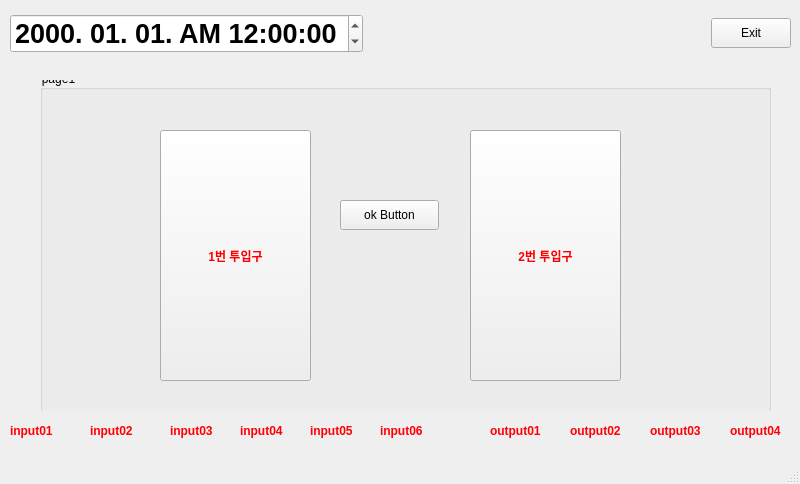
<?xml version="1.0" encoding="UTF-8"?>
<ui version="4.0">
 <class>MainWindow</class>
 <widget class="QMainWindow" name="MainWindow">
  <property name="geometry">
   <rect>
    <x>0</x>
    <y>0</y>
    <width>800</width>
    <height>484</height>
   </rect>
  </property>
  <property name="windowTitle">
   <string>MainWindow</string>
  </property>
  <widget class="QWidget" name="centralwidget">
   <widget class="QStackedWidget" name="stackedWidget">
    <property name="geometry">
     <rect>
      <x>0</x>
      <y>80</y>
      <width>791</width>
      <height>331</height>
     </rect>
    </property>
    <property name="font">
     <font>
      <pointsize>12</pointsize>
      <weight>75</weight>
      <italic>true</italic>
      <bold>true</bold>
     </font>
    </property>
    <property name="styleSheet">
     <string notr="true">color: rgb(0, 0, 0);</string>
    </property>
    <property name="currentIndex">
     <number>0</number>
    </property>
    <widget class="QWidget" name="page1">
     <widget class="QGroupBox" name="groupBox1">
      <property name="geometry">
       <rect>
        <x>40</x>
        <y>-10</y>
        <width>731</width>
        <height>471</height>
       </rect>
      </property>
      <property name="title">
       <string>page1</string>
      </property>
      <widget class="QPushButton" name="pushButton_silo1">
       <property name="geometry">
        <rect>
         <x>120</x>
         <y>60</y>
         <width>151</width>
         <height>251</height>
        </rect>
       </property>
       <property name="font">
        <font>
         <weight>75</weight>
         <bold>true</bold>
        </font>
       </property>
       <property name="styleSheet">
        <string notr="true">color: rgb(255, 0, 0);</string>
       </property>
       <property name="text">
        <string>1번 투입구</string>
       </property>
      </widget>
      <widget class="QPushButton" name="pushButton_silo2">
       <property name="geometry">
        <rect>
         <x>430</x>
         <y>60</y>
         <width>151</width>
         <height>251</height>
        </rect>
       </property>
       <property name="font">
        <font>
         <weight>75</weight>
         <bold>true</bold>
        </font>
       </property>
       <property name="styleSheet">
        <string notr="true">color:rgb(255, 0, 0)</string>
       </property>
       <property name="text">
        <string>2번 투입구</string>
       </property>
      </widget>
      <widget class="QPushButton" name="pushButton_ok1">
       <property name="geometry">
        <rect>
         <x>300</x>
         <y>130</y>
         <width>99</width>
         <height>30</height>
        </rect>
       </property>
       <property name="text">
        <string>ok Button</string>
       </property>
      </widget>
     </widget>
    </widget>
    <widget class="QWidget" name="page2">
     <widget class="QGroupBox" name="groupBox2">
      <property name="geometry">
       <rect>
        <x>20</x>
        <y>10</y>
        <width>731</width>
        <height>321</height>
       </rect>
      </property>
      <property name="title">
       <string>page2</string>
      </property>
      <widget class="QLabel" name="label">
       <property name="geometry">
        <rect>
         <x>50</x>
         <y>40</y>
         <width>261</width>
         <height>51</height>
        </rect>
       </property>
       <property name="text">
        <string>card1 number ok?</string>
       </property>
      </widget>
      <widget class="QTextEdit" name="textEdit_card1">
       <property name="enabled">
        <bool>false</bool>
       </property>
       <property name="geometry">
        <rect>
         <x>30</x>
         <y>90</y>
         <width>181</width>
         <height>30</height>
        </rect>
       </property>
       <property name="maximumSize">
        <size>
         <width>16777215</width>
         <height>30</height>
        </size>
       </property>
       <property name="frameShape">
        <enum>QFrame::WinPanel</enum>
       </property>
      </widget>
      <widget class="QTextEdit" name="textEdit_card2">
       <property name="enabled">
        <bool>false</bool>
       </property>
       <property name="geometry">
        <rect>
         <x>480</x>
         <y>90</y>
         <width>181</width>
         <height>30</height>
        </rect>
       </property>
       <property name="maximumSize">
        <size>
         <width>16777215</width>
         <height>30</height>
        </size>
       </property>
       <property name="frameShape">
        <enum>QFrame::WinPanel</enum>
       </property>
      </widget>
      <widget class="QLabel" name="label_2">
       <property name="geometry">
        <rect>
         <x>510</x>
         <y>40</y>
         <width>261</width>
         <height>51</height>
        </rect>
       </property>
       <property name="text">
        <string>card2 number ok?</string>
       </property>
      </widget>
      <widget class="QLabel" name="label_9">
       <property name="geometry">
        <rect>
         <x>270</x>
         <y>200</y>
         <width>261</width>
         <height>51</height>
        </rect>
       </property>
       <property name="text">
        <string>카드를 넣어주세요</string>
       </property>
      </widget>
     </widget>
    </widget>
    <widget class="QWidget" name="page3">
     <widget class="QGroupBox" name="groupBox3">
      <property name="geometry">
       <rect>
        <x>40</x>
        <y>10</y>
        <width>731</width>
        <height>471</height>
       </rect>
      </property>
      <property name="title">
       <string>page3</string>
      </property>
      <widget class="QPushButton" name="pushButton_silo3">
       <property name="geometry">
        <rect>
         <x>150</x>
         <y>70</y>
         <width>151</width>
         <height>251</height>
        </rect>
       </property>
       <property name="font">
        <font>
         <weight>75</weight>
         <bold>true</bold>
        </font>
       </property>
       <property name="styleSheet">
        <string notr="true">color: rgb(0, 255, 0);</string>
       </property>
       <property name="text">
        <string>1번 투입구</string>
       </property>
      </widget>
      <widget class="QPushButton" name="pushButton_silo4">
       <property name="geometry">
        <rect>
         <x>440</x>
         <y>70</y>
         <width>151</width>
         <height>251</height>
        </rect>
       </property>
       <property name="font">
        <font>
         <weight>75</weight>
         <bold>true</bold>
        </font>
       </property>
       <property name="styleSheet">
        <string notr="true">color: rgb(0, 255, 0);</string>
       </property>
       <property name="text">
        <string>2번 투입구</string>
       </property>
      </widget>
      <widget class="QLCDNumber" name="lcdNumber_open2">
       <property name="geometry">
        <rect>
         <x>470</x>
         <y>80</y>
         <width>101</width>
         <height>41</height>
        </rect>
       </property>
       <property name="styleSheet">
        <string notr="true">color:rgb(255, 0, 4)</string>
       </property>
      </widget>
      <widget class="QLabel" name="label_3">
       <property name="geometry">
        <rect>
         <x>150</x>
         <y>40</y>
         <width>151</width>
         <height>21</height>
        </rect>
       </property>
       <property name="text">
        <string>밸브 open 남은시간</string>
       </property>
      </widget>
      <widget class="QLabel" name="label_8">
       <property name="geometry">
        <rect>
         <x>440</x>
         <y>40</y>
         <width>151</width>
         <height>21</height>
        </rect>
       </property>
       <property name="text">
        <string>밸브 open 남은시간</string>
       </property>
      </widget>
      <widget class="QLCDNumber" name="lcdNumber_open1">
       <property name="geometry">
        <rect>
         <x>170</x>
         <y>80</y>
         <width>101</width>
         <height>41</height>
        </rect>
       </property>
       <property name="styleSheet">
        <string notr="true">color:rgb(255, 0, 4)</string>
       </property>
      </widget>
     </widget>
    </widget>
    <widget class="QWidget" name="page4">
     <widget class="QGroupBox" name="groupBox4">
      <property name="geometry">
       <rect>
        <x>30</x>
        <y>20</y>
        <width>731</width>
        <height>471</height>
       </rect>
      </property>
      <property name="title">
       <string>page4</string>
      </property>
      <widget class="QPushButton" name="pushButton_silo5">
       <property name="geometry">
        <rect>
         <x>180</x>
         <y>50</y>
         <width>151</width>
         <height>251</height>
        </rect>
       </property>
       <property name="font">
        <font>
         <weight>75</weight>
         <bold>true</bold>
        </font>
       </property>
       <property name="styleSheet">
        <string notr="true">color: rgb(0, 255, 0);</string>
       </property>
       <property name="text">
        <string>1번 투입구</string>
       </property>
      </widget>
      <widget class="QPushButton" name="pushButton_silo6">
       <property name="geometry">
        <rect>
         <x>450</x>
         <y>50</y>
         <width>151</width>
         <height>251</height>
        </rect>
       </property>
       <property name="font">
        <font>
         <weight>75</weight>
         <bold>true</bold>
        </font>
       </property>
       <property name="styleSheet">
        <string notr="true">color: rgb(0, 255, 0);</string>
       </property>
       <property name="text">
        <string>2번 투입구</string>
       </property>
      </widget>
      <widget class="QLabel" name="label_4">
       <property name="geometry">
        <rect>
         <x>220</x>
         <y>70</y>
         <width>81</width>
         <height>22</height>
        </rect>
       </property>
       <property name="text">
        <string>1번 투입중</string>
       </property>
      </widget>
      <widget class="QLabel" name="label_5">
       <property name="geometry">
        <rect>
         <x>480</x>
         <y>70</y>
         <width>81</width>
         <height>22</height>
        </rect>
       </property>
       <property name="text">
        <string>2번 투입중</string>
       </property>
      </widget>
      <widget class="QTimeEdit" name="timeEdit_2">
       <property name="geometry">
        <rect>
         <x>0</x>
         <y>40</y>
         <width>118</width>
         <height>32</height>
        </rect>
       </property>
       <property name="displayFormat">
        <string>hh:mm:ss</string>
       </property>
      </widget>
      <widget class="QLCDNumber" name="lcdNumber_open4">
       <property name="geometry">
        <rect>
         <x>470</x>
         <y>0</y>
         <width>101</width>
         <height>41</height>
        </rect>
       </property>
       <property name="styleSheet">
        <string notr="true">color:rgb(255, 0, 4)</string>
       </property>
      </widget>
      <widget class="QLCDNumber" name="lcdNumber_open3">
       <property name="geometry">
        <rect>
         <x>210</x>
         <y>0</y>
         <width>101</width>
         <height>41</height>
        </rect>
       </property>
       <property name="styleSheet">
        <string notr="true">color:rgb(255, 0, 4)</string>
       </property>
      </widget>
     </widget>
    </widget>
    <widget class="QWidget" name="page5">
     <widget class="QGroupBox" name="groupBox5">
      <property name="geometry">
       <rect>
        <x>30</x>
        <y>20</y>
        <width>731</width>
        <height>471</height>
       </rect>
      </property>
      <property name="title">
       <string>page5</string>
      </property>
      <widget class="QPushButton" name="pushButton_silo7">
       <property name="geometry">
        <rect>
         <x>190</x>
         <y>50</y>
         <width>151</width>
         <height>251</height>
        </rect>
       </property>
       <property name="font">
        <font>
         <weight>75</weight>
         <bold>true</bold>
        </font>
       </property>
       <property name="styleSheet">
        <string notr="true">color: rgb(0, 255, 0);</string>
       </property>
       <property name="text">
        <string>1번 투입구</string>
       </property>
      </widget>
      <widget class="QPushButton" name="pushButton_silo8">
       <property name="geometry">
        <rect>
         <x>480</x>
         <y>50</y>
         <width>151</width>
         <height>251</height>
        </rect>
       </property>
       <property name="font">
        <font>
         <weight>75</weight>
         <bold>true</bold>
        </font>
       </property>
       <property name="styleSheet">
        <string notr="true">color: rgb(0, 255, 0);</string>
       </property>
       <property name="text">
        <string>2번 투입구</string>
       </property>
      </widget>
      <widget class="QLCDNumber" name="lcdNumber_open5">
       <property name="geometry">
        <rect>
         <x>210</x>
         <y>70</y>
         <width>101</width>
         <height>41</height>
        </rect>
       </property>
       <property name="styleSheet">
        <string notr="true">color:rgb(255, 0, 4)</string>
       </property>
      </widget>
      <widget class="QLCDNumber" name="lcdNumber_open6">
       <property name="geometry">
        <rect>
         <x>510</x>
         <y>60</y>
         <width>101</width>
         <height>41</height>
        </rect>
       </property>
       <property name="styleSheet">
        <string notr="true">color:rgb(255, 0, 4)</string>
       </property>
      </widget>
      <widget class="QLabel" name="label_6">
       <property name="geometry">
        <rect>
         <x>190</x>
         <y>20</y>
         <width>151</width>
         <height>22</height>
        </rect>
       </property>
       <property name="text">
        <string>밸브 close 남은시간</string>
       </property>
      </widget>
      <widget class="QLabel" name="label_7">
       <property name="geometry">
        <rect>
         <x>480</x>
         <y>20</y>
         <width>151</width>
         <height>22</height>
        </rect>
       </property>
       <property name="text">
        <string>밸브 close 남은시간</string>
       </property>
      </widget>
     </widget>
    </widget>
   </widget>
   <widget class="QWidget" name="horizontalLayoutWidget">
    <property name="geometry">
     <rect>
      <x>10</x>
      <y>10</y>
      <width>781</width>
      <height>47</height>
     </rect>
    </property>
    <layout class="QHBoxLayout" name="horizontalLayout" stretch="0,0,0">
     <item>
      <widget class="QDateTimeEdit" name="dateTimeEdit">
       <property name="maximumSize">
        <size>
         <width>600</width>
         <height>16777215</height>
        </size>
       </property>
       <property name="palette">
        <palette>
         <active>
          <colorrole role="WindowText">
           <brush brushstyle="SolidPattern">
            <color alpha="255">
             <red>0</red>
             <green>0</green>
             <blue>0</blue>
            </color>
           </brush>
          </colorrole>
          <colorrole role="Midlight">
           <brush brushstyle="SolidPattern">
            <color alpha="255">
             <red>222</red>
             <green>222</green>
             <blue>222</blue>
            </color>
           </brush>
          </colorrole>
          <colorrole role="Text">
           <brush brushstyle="SolidPattern">
            <color alpha="255">
             <red>0</red>
             <green>0</green>
             <blue>0</blue>
            </color>
           </brush>
          </colorrole>
          <colorrole role="ButtonText">
           <brush brushstyle="SolidPattern">
            <color alpha="255">
             <red>0</red>
             <green>0</green>
             <blue>0</blue>
            </color>
           </brush>
          </colorrole>
         </active>
         <inactive>
          <colorrole role="WindowText">
           <brush brushstyle="SolidPattern">
            <color alpha="255">
             <red>0</red>
             <green>0</green>
             <blue>0</blue>
            </color>
           </brush>
          </colorrole>
          <colorrole role="Midlight">
           <brush brushstyle="SolidPattern">
            <color alpha="255">
             <red>222</red>
             <green>222</green>
             <blue>222</blue>
            </color>
           </brush>
          </colorrole>
          <colorrole role="Text">
           <brush brushstyle="SolidPattern">
            <color alpha="255">
             <red>0</red>
             <green>0</green>
             <blue>0</blue>
            </color>
           </brush>
          </colorrole>
          <colorrole role="ButtonText">
           <brush brushstyle="SolidPattern">
            <color alpha="255">
             <red>0</red>
             <green>0</green>
             <blue>0</blue>
            </color>
           </brush>
          </colorrole>
         </inactive>
         <disabled>
          <colorrole role="WindowText">
           <brush brushstyle="SolidPattern">
            <color alpha="255">
             <red>0</red>
             <green>0</green>
             <blue>0</blue>
            </color>
           </brush>
          </colorrole>
          <colorrole role="Midlight">
           <brush brushstyle="SolidPattern">
            <color alpha="255">
             <red>222</red>
             <green>222</green>
             <blue>222</blue>
            </color>
           </brush>
          </colorrole>
          <colorrole role="Text">
           <brush brushstyle="SolidPattern">
            <color alpha="255">
             <red>0</red>
             <green>0</green>
             <blue>0</blue>
            </color>
           </brush>
          </colorrole>
          <colorrole role="ButtonText">
           <brush brushstyle="SolidPattern">
            <color alpha="255">
             <red>0</red>
             <green>0</green>
             <blue>0</blue>
            </color>
           </brush>
          </colorrole>
         </disabled>
        </palette>
       </property>
       <property name="font">
        <font>
         <pointsize>20</pointsize>
         <weight>75</weight>
         <bold>true</bold>
        </font>
       </property>
       <property name="styleSheet">
        <string notr="true">color: rgb(0, 0, 0);</string>
       </property>
       <property name="displayFormat">
        <string>yyyy. MM. dd. AP hh:mm:ss</string>
       </property>
      </widget>
     </item>
     <item>
      <spacer name="horizontalSpacer">
       <property name="orientation">
        <enum>Qt::Horizontal</enum>
       </property>
       <property name="sizeHint" stdset="0">
        <size>
         <width>528</width>
         <height>42</height>
        </size>
       </property>
      </spacer>
     </item>
     <item>
      <widget class="QPushButton" name="pushButton_exit1">
       <property name="minimumSize">
        <size>
         <width>0</width>
         <height>30</height>
        </size>
       </property>
       <property name="maximumSize">
        <size>
         <width>381</width>
         <height>16777215</height>
        </size>
       </property>
       <property name="text">
        <string>Exit</string>
       </property>
      </widget>
     </item>
    </layout>
   </widget>
   <widget class="QLabel" name="input_Led1">
    <property name="geometry">
     <rect>
      <x>10</x>
      <y>400</y>
      <width>71</width>
      <height>61</height>
     </rect>
    </property>
    <property name="font">
     <font>
      <weight>75</weight>
      <bold>true</bold>
     </font>
    </property>
    <property name="styleSheet">
     <string notr="true">color:rgb(255, 0, 4)</string>
    </property>
    <property name="text">
     <string>input01</string>
    </property>
   </widget>
   <widget class="QLabel" name="input_Led2">
    <property name="geometry">
     <rect>
      <x>90</x>
      <y>400</y>
      <width>71</width>
      <height>61</height>
     </rect>
    </property>
    <property name="font">
     <font>
      <weight>75</weight>
      <bold>true</bold>
     </font>
    </property>
    <property name="styleSheet">
     <string notr="true">color:rgb(255, 0, 4)</string>
    </property>
    <property name="text">
     <string>input02</string>
    </property>
   </widget>
   <widget class="QLabel" name="output_Led1">
    <property name="geometry">
     <rect>
      <x>490</x>
      <y>400</y>
      <width>71</width>
      <height>61</height>
     </rect>
    </property>
    <property name="font">
     <font>
      <weight>75</weight>
      <bold>true</bold>
     </font>
    </property>
    <property name="styleSheet">
     <string notr="true">color:rgb(255, 0, 4)</string>
    </property>
    <property name="text">
     <string>output01</string>
    </property>
   </widget>
   <widget class="QLabel" name="output_Led2">
    <property name="geometry">
     <rect>
      <x>570</x>
      <y>400</y>
      <width>71</width>
      <height>61</height>
     </rect>
    </property>
    <property name="font">
     <font>
      <weight>75</weight>
      <bold>true</bold>
     </font>
    </property>
    <property name="styleSheet">
     <string notr="true">color:rgb(255, 0, 4)</string>
    </property>
    <property name="text">
     <string>output02</string>
    </property>
   </widget>
   <widget class="QLabel" name="input_Led3">
    <property name="geometry">
     <rect>
      <x>170</x>
      <y>400</y>
      <width>71</width>
      <height>61</height>
     </rect>
    </property>
    <property name="font">
     <font>
      <weight>75</weight>
      <bold>true</bold>
     </font>
    </property>
    <property name="styleSheet">
     <string notr="true">color:rgb(255, 0, 4)</string>
    </property>
    <property name="text">
     <string>input03</string>
    </property>
   </widget>
   <widget class="QLabel" name="output_Led3">
    <property name="geometry">
     <rect>
      <x>650</x>
      <y>400</y>
      <width>71</width>
      <height>61</height>
     </rect>
    </property>
    <property name="font">
     <font>
      <weight>75</weight>
      <bold>true</bold>
     </font>
    </property>
    <property name="styleSheet">
     <string notr="true">color:rgb(255, 0, 4)</string>
    </property>
    <property name="text">
     <string>output03</string>
    </property>
   </widget>
   <widget class="QLabel" name="output_Led4">
    <property name="geometry">
     <rect>
      <x>730</x>
      <y>400</y>
      <width>71</width>
      <height>61</height>
     </rect>
    </property>
    <property name="font">
     <font>
      <weight>75</weight>
      <bold>true</bold>
     </font>
    </property>
    <property name="styleSheet">
     <string notr="true">color:rgb(255, 0, 4)</string>
    </property>
    <property name="text">
     <string>output04</string>
    </property>
   </widget>
   <widget class="QLabel" name="input_Led4">
    <property name="geometry">
     <rect>
      <x>240</x>
      <y>400</y>
      <width>71</width>
      <height>61</height>
     </rect>
    </property>
    <property name="font">
     <font>
      <weight>75</weight>
      <bold>true</bold>
     </font>
    </property>
    <property name="styleSheet">
     <string notr="true">color:rgb(255, 0, 4)</string>
    </property>
    <property name="text">
     <string>input04</string>
    </property>
   </widget>
   <widget class="QLabel" name="input_Led5">
    <property name="geometry">
     <rect>
      <x>310</x>
      <y>400</y>
      <width>71</width>
      <height>61</height>
     </rect>
    </property>
    <property name="font">
     <font>
      <weight>75</weight>
      <bold>true</bold>
     </font>
    </property>
    <property name="styleSheet">
     <string notr="true">color:rgb(255, 0, 4)</string>
    </property>
    <property name="text">
     <string>input05</string>
    </property>
   </widget>
   <widget class="QLabel" name="input_Led6">
    <property name="geometry">
     <rect>
      <x>380</x>
      <y>400</y>
      <width>71</width>
      <height>61</height>
     </rect>
    </property>
    <property name="font">
     <font>
      <weight>75</weight>
      <bold>true</bold>
     </font>
    </property>
    <property name="styleSheet">
     <string notr="true">color:rgb(255, 0, 4)</string>
    </property>
    <property name="text">
     <string>input06</string>
    </property>
   </widget>
  </widget>
  <widget class="QStatusBar" name="statusbar"/>
 </widget>
 <resources/>
 <connections/>
</ui>
